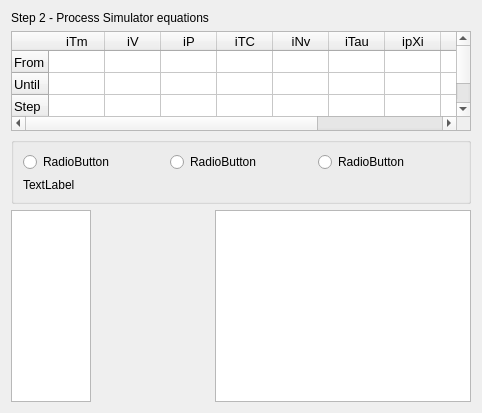
     <widget class="QWidget" name="page_6">
      <layout class="QGridLayout" name="gridLayout_2">
       <item row="0" column="0" colspan="2">
        <widget class="QLabel" name="pageName_2">
         <property name="sizePolicy">
          <sizepolicy hsizetype="Preferred" vsizetype="Fixed">
           <horstretch>0</horstretch>
           <verstretch>0</verstretch>
          </sizepolicy>
         </property>
         <property name="text">
          <string>Step 2 - Process Simulator equations</string>
         </property>
        </widget>
       </item>
       <item row="1" column="0" colspan="3">
        <widget class="QTableWidget" name="tIters">
         <property name="sizePolicy">
          <sizepolicy hsizetype="Expanding" vsizetype="Fixed">
           <horstretch>0</horstretch>
           <verstretch>0</verstretch>
          </sizepolicy>
         </property>
         <property name="minimumSize">
          <size>
           <width>0</width>
           <height>100</height>
          </size>
         </property>
         <property name="maximumSize">
          <size>
           <width>16777215</width>
           <height>100</height>
          </size>
         </property>
         <property name="font">
          <font>
           <pointsize>10</pointsize>
          </font>
         </property>
         <property name="layoutDirection">
          <enum>Qt::LeftToRight</enum>
         </property>
         <property name="textElideMode">
          <enum>Qt::ElideLeft</enum>
         </property>
         <attribute name="horizontalHeaderDefaultSectionSize">
          <number>56</number>
         </attribute>
         <attribute name="horizontalHeaderMinimumSectionSize">
          <number>10</number>
         </attribute>
         <attribute name="verticalHeaderDefaultSectionSize">
          <number>22</number>
         </attribute>
         <attribute name="verticalHeaderHighlightSections">
          <bool>false</bool>
         </attribute>
         <row>
          <property name="text">
           <string>From</string>
          </property>
         </row>
         <row>
          <property name="text">
           <string>Until</string>
          </property>
         </row>
         <row>
          <property name="text">
           <string>Step</string>
          </property>
         </row>
         <column>
          <property name="text">
           <string>iTm</string>
          </property>
          <property name="font">
           <font>
            <pointsize>10</pointsize>
           </font>
          </property>
         </column>
         <column>
          <property name="text">
           <string>iV</string>
          </property>
          <property name="font">
           <font>
            <pointsize>10</pointsize>
           </font>
          </property>
         </column>
         <column>
          <property name="text">
           <string>iP</string>
          </property>
          <property name="font">
           <font>
            <pointsize>10</pointsize>
           </font>
          </property>
         </column>
         <column>
          <property name="text">
           <string>iTC</string>
          </property>
          <property name="font">
           <font>
            <pointsize>10</pointsize>
           </font>
          </property>
         </column>
         <column>
          <property name="text">
           <string>iNv</string>
          </property>
          <property name="font">
           <font>
            <pointsize>10</pointsize>
           </font>
          </property>
         </column>
         <column>
          <property name="text">
           <string>iTau</string>
          </property>
          <property name="font">
           <font>
            <pointsize>10</pointsize>
           </font>
          </property>
         </column>
         <column>
          <property name="text">
           <string>ipXi</string>
          </property>
          <property name="font">
           <font>
            <pointsize>10</pointsize>
           </font>
          </property>
         </column>
         <column>
          <property name="text">
           <string>iNu</string>
          </property>
          <property name="font">
           <font>
            <pointsize>10</pointsize>
           </font>
          </property>
         </column>
         <column>
          <property name="text">
           <string>ipH</string>
          </property>
          <property name="font">
           <font>
            <pointsize>10</pointsize>
           </font>
          </property>
         </column>
         <column>
          <property name="text">
           <string>ipe</string>
          </property>
          <property name="font">
           <font>
            <pointsize>10</pointsize>
           </font>
          </property>
         </column>
         <item row="0" column="0">
          <property name="text">
           <string/>
          </property>
          <property name="textAlignment">
           <set>AlignRight|AlignVCenter</set>
          </property>
         </item>
        </widget>
       </item>
       <item row="2" column="0" colspan="3">
        <widget class="QGroupBox" name="boxTypes">
         <property name="title">
          <string/>
         </property>
         <layout class="QGridLayout" name="gridLayout">
          <item row="0" column="0">
           <widget class="QRadioButton" name="sub1">
            <property name="text">
             <string>RadioButton</string>
            </property>
           </widget>
          </item>
          <item row="0" column="1">
           <widget class="QRadioButton" name="sub2">
            <property name="text">
             <string>RadioButton</string>
            </property>
           </widget>
          </item>
          <item row="0" column="2">
           <widget class="QRadioButton" name="sub3">
            <property name="text">
             <string>RadioButton</string>
            </property>
           </widget>
          </item>
          <item row="1" column="0">
           <widget class="QLabel" name="lAbout">
            <property name="text">
             <string>TextLabel</string>
            </property>
            <property name="wordWrap">
             <bool>true</bool>
            </property>
           </widget>
          </item>
         </layout>
        </widget>
       </item>
       <item row="3" column="0">
        <widget class="QListWidget" name="listObj">
         <property name="sizePolicy">
          <sizepolicy hsizetype="Fixed" vsizetype="Expanding">
           <horstretch>0</horstretch>
           <verstretch>0</verstretch>
          </sizepolicy>
         </property>
         <property name="minimumSize">
          <size>
           <width>80</width>
           <height>0</height>
          </size>
         </property>
         <property name="maximumSize">
          <size>
           <width>80</width>
           <height>16777215</height>
          </size>
         </property>
         <property name="font">
          <font>
           <pointsize>10</pointsize>
          </font>
         </property>
        </widget>
       </item>
       <item row="3" column="1">
        <widget class="QStackedWidget" name="pageLists"/>
       </item>
       <item row="3" column="2">
        <widget class="QTextEdit" name="textEquat1">
         <property name="readOnly">
          <bool>true</bool>
         </property>
        </widget>
       </item>
      </layout>
     </widget>
